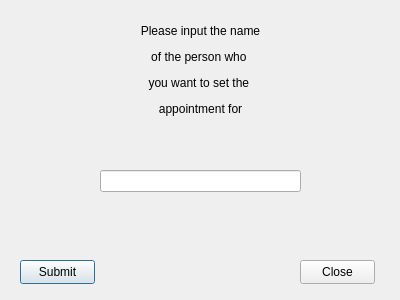
<?xml version="1.0" encoding="UTF-8"?>
<ui version="4.0">
 <class>UpdateAppointment3</class>
 <widget class="QDialog" name="UpdateAppointment3">
  <property name="geometry">
   <rect>
    <x>0</x>
    <y>0</y>
    <width>400</width>
    <height>300</height>
   </rect>
  </property>
  <property name="windowTitle">
   <string>Dialog</string>
  </property>
  <widget class="QLineEdit" name="LineEditName">
   <property name="geometry">
    <rect>
     <x>100</x>
     <y>170</y>
     <width>201</width>
     <height>22</height>
    </rect>
   </property>
  </widget>
  <widget class="QPushButton" name="pushButton">
   <property name="geometry">
    <rect>
     <x>20</x>
     <y>260</y>
     <width>75</width>
     <height>24</height>
    </rect>
   </property>
   <property name="text">
    <string>Submit</string>
   </property>
  </widget>
  <widget class="QLabel" name="label">
   <property name="geometry">
    <rect>
     <x>110</x>
     <y>20</y>
     <width>181</width>
     <height>101</height>
    </rect>
   </property>
   <property name="text">
    <string>&lt;html&gt;&lt;head/&gt;&lt;body&gt;&lt;p align=&quot;center&quot;&gt;Please input the name&lt;/p&gt;&lt;p align=&quot;center&quot;&gt; of the person who &lt;/p&gt;&lt;p align=&quot;center&quot;&gt;you want to set the &lt;/p&gt;&lt;p align=&quot;center&quot;&gt;appointment for&lt;/p&gt;&lt;/body&gt;&lt;/html&gt;</string>
   </property>
  </widget>
  <widget class="QPushButton" name="pushButton_2">
   <property name="geometry">
    <rect>
     <x>300</x>
     <y>260</y>
     <width>75</width>
     <height>24</height>
    </rect>
   </property>
   <property name="text">
    <string>Close</string>
   </property>
  </widget>
 </widget>
 <resources/>
 <connections/>
</ui>
